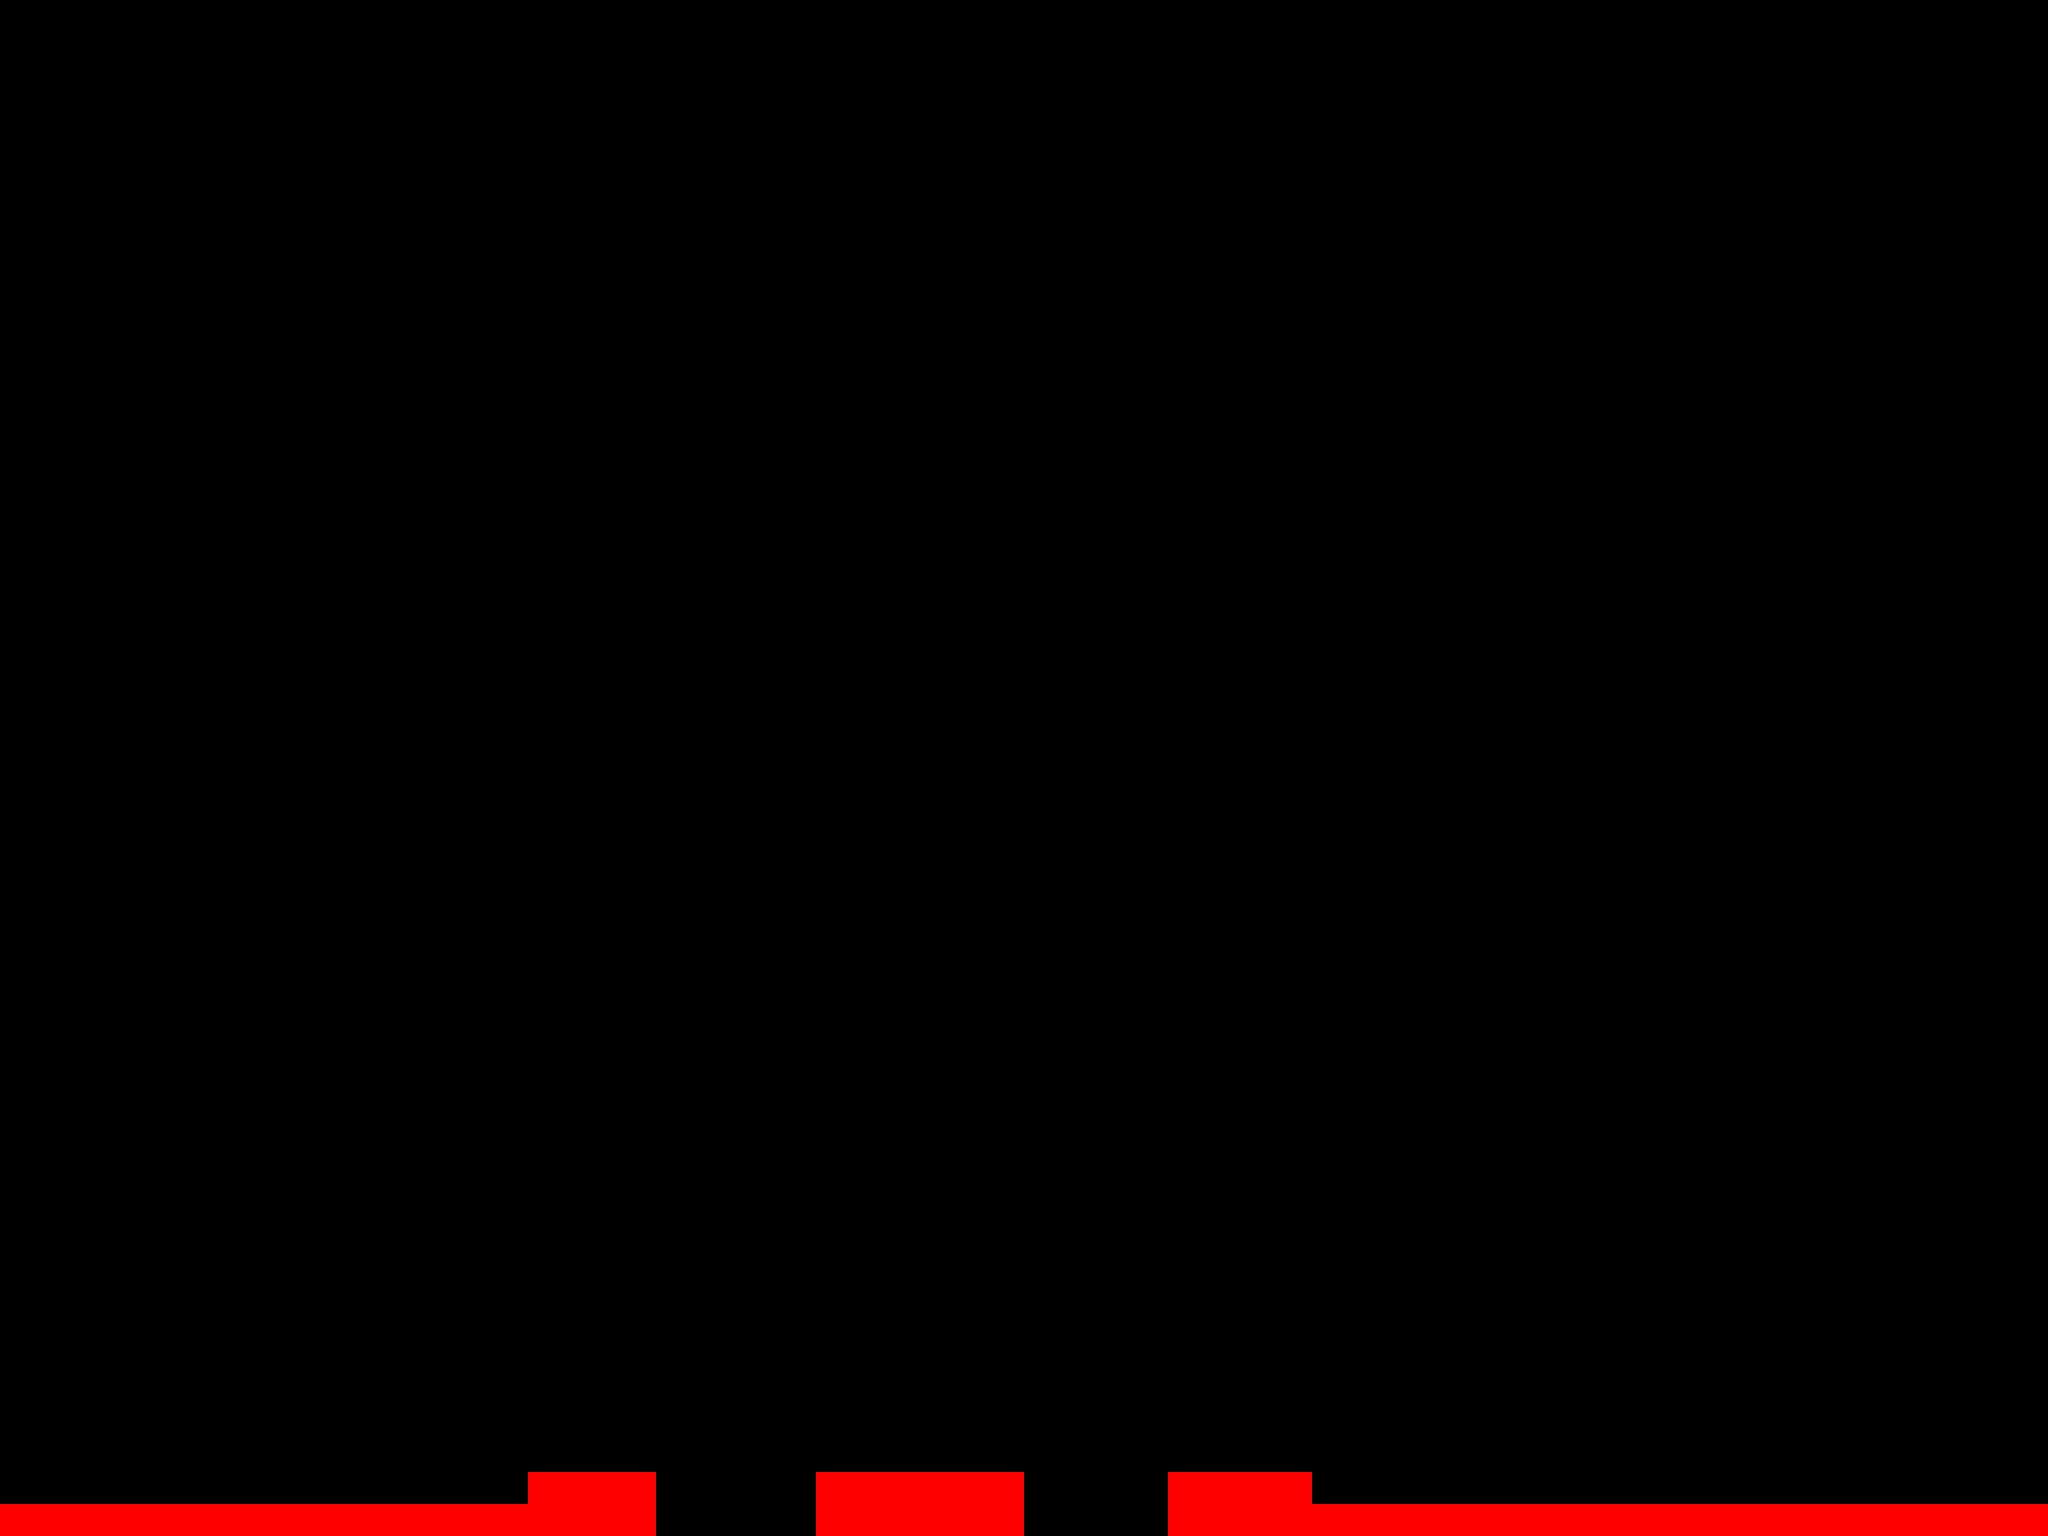

The image is a tile-based game level rendered from a .tmx file. Its description and source (layers, tilesets, objects; grid data summarised) follow:
An orthogonal 128x96 tile map with 16x16 px tiles, 1 tile layer (Tile Layer 1).

<map version="1.0" orientation="orthogonal" width="128" height="96" tilewidth="16" tileheight="16">
 <tileset firstgid="1" name="collisionTile" tilewidth="16" tileheight="16">
  <image source="collisionTile.png" width="32" height="16" />
 </tileset>
 <layer name="Tile Layer 1" width="128" height="96">
  <data>[12288 cells, 278 non-empty, 1 distinct tile ids]</data>
 </layer>
</map>
